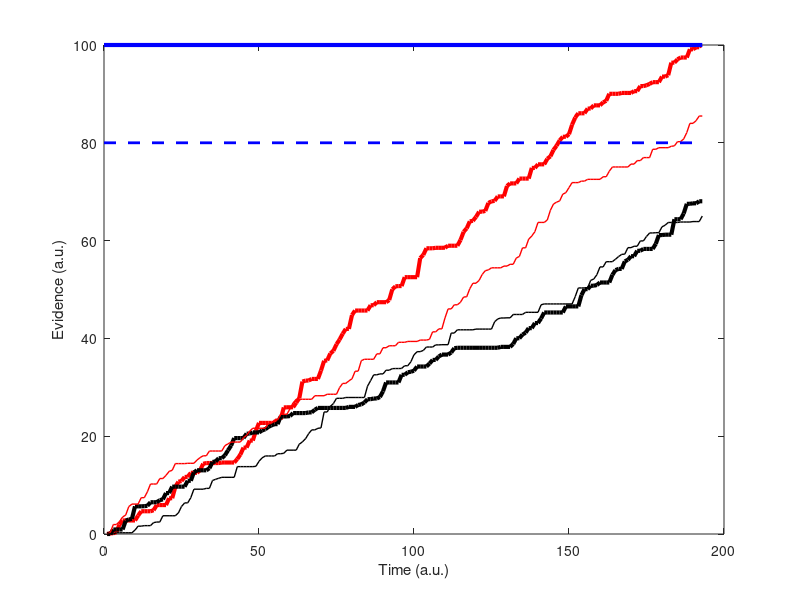

This figure's MATLAB source:
%generate_Figure4A

clear

% Parameters
drift_rate = [.3 .1];
drift_rate_var = 1;
bound = 100;

% Initialize trial-specific variables
time = 1;
continue_accumulating = 1;
for i=1:2
    for j=1:2
        process{i,j} = 0;
    end
end


% Accumulate evidence until one of the accumulators reaches the bound
while process{1,1}(time) < 100
    
    time = time + 1;
    trial_drift = drift_rate + drift_rate_var * randn(1,2); %evidence on current trial
    
    % Update accumulators
    for i=1:2
        if trial_drift(i) > 0
            process{i,1}(time) = process{i,1}(time-1) + trial_drift(i);
            process{i,2}(time) = process{i,2}(time-1);
        else
            process{i,1}(time) = process{i,1}(time-1);
            process{i,2}(time) = process{i,2}(time-1) - trial_drift(i);
        end
    end
end

figure
plot(1:time, process{1,1}, 'r', 'LineWidth', 3)
hold
plot(1:time, process{1,2}, 'k', 'LineWidth', 3)
plot(1:time, process{2,1}, 'r', 'LineWidth', 1)
plot(1:time, process{2,2}, 'k', 'LineWidth', 1)
plot([0, time], [100, 100], 'b', 'LineWidth', 3)
plot([0, time], [80, 80], 'b--', 'LineWidth', 2)
ylabel('Evidence (a.u.)')
xlabel('Time (a.u.)')
ylim([0, 100])
